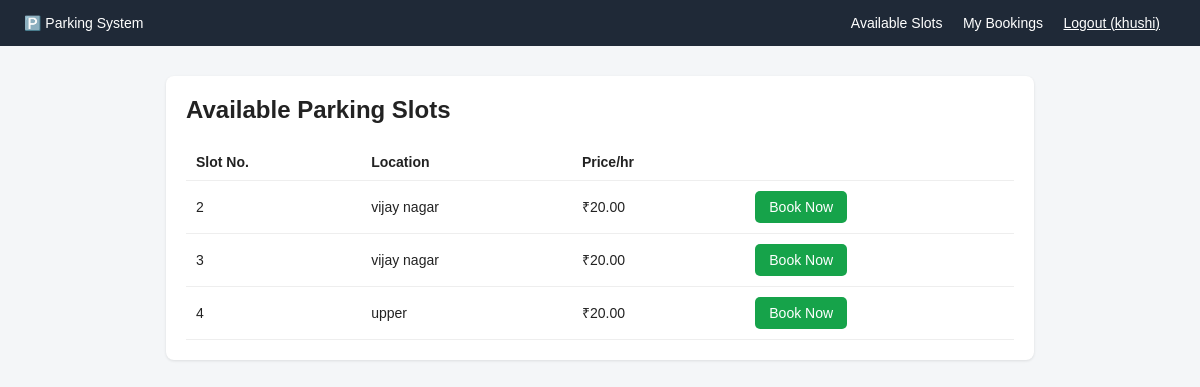
Page /slots/ (signed in) on the committed database.
### parking/models.py (models this page shows, shortened)
class ParkingSlot(models.Model):
    slot_number = models.CharField(max_length=20, unique=True)
    location = models.CharField(max_length=100, blank=True)
    price_per_hour = models.DecimalField(max_digits=6, decimal_places=2, default=20.00)
    is_available = models.BooleanField(default=True)

### parking/views.py (the view)
# urls.py: path('slots/', views.slot_list, name='slot_list'),
@login_required
def slot_list(request):
    release_expired_bookings()
    slots = ParkingSlot.objects.filter(is_available=True)
    return render(request, 'parking/slot_list.html', {'slots': slots})

### parking/models.py (called while the page is built)
    @property
    def is_manager(self):
        return self.role == 'manager' or self.user.is_superuser

### parking/views.py (called while the page is built)
def release_expired_bookings(user=None):
    qs = Booking.objects.filter(status='booked', end_time__lte=timezone.now())
    if user is not None:
        qs = qs.filter(user=user)
    for booking in qs.select_related('slot'):
        booking.release_if_expired()

### parking/templates/parking/slot_list.html
{% extends 'parking/base.html' %}
{% block content %}
<div class="card">
    <h2>Available Parking Slots</h2>
    <table>
        <tr><th>Slot No.</th><th>Location</th><th>Price/hr</th><th></th></tr>
        {% for slot in slots %}
        <tr>
            <td>{{ slot.slot_number }}</td>
            <td>{{ slot.location }}</td>
            <td>₹{{ slot.price_per_hour }}</td>
            <td><a class="btn btn-green" href="{% url 'book_slot' slot.id %}">Book Now</a></td>
        </tr>
        {% empty %}
        <tr><td colspan="4">Slots are not available.</td></tr>
        {% endfor %}
    </table>
</div>
{% endblock %}

### parking/templates/parking/base.html (shortened to what this page needs)
<!DOCTYPE html>
<html lang="en">
<head>
</head>
<body>
<nav>
    <div>
        <a href="{% url 'dashboard' %}">🅿️ Parking System</a>
    </div>
    <div>
        {% if user.is_authenticated %}
            {% if user.is_superuser or user.profile.is_manager %}
                <a href="{% url 'manager_dashboard' %}">Manager Dashboard</a>
            {% else %}
                <a href="{% url 'slot_list' %}">Available Slots</a>
                <a href="{% url 'my_bookings' %}">My Bookings</a>
            {% endif %}
            <form action="{% url 'logout' %}" method="post" style="display:inline;">
                <button type="submit" class="btn" style="background:none; color:#fff; padding:0; margin-right:16px; font-size:14px; text-decoration:underline; cursor:pointer;">
                    Logout ({{ user.username }})
                </button>
            </form>
        {% else %}
            <a href="{% url 'login' %}">Login</a>
            <a href="{% url 'register' %}">Register</a>
        {% endif %}
    </div>
</nav>
<div class="container">
    {% block content %}{% endblock %}
</div>
</body>
</html>

### parking/templates/parking/base.html (style rules this page uses)
* { box-sizing: border-box; }
body { font-family: Arial, sans-serif; background: #f4f6f8; margin: 0; color: #222; }
nav { background: #1f2937; padding: 14px 24px; display: flex; justify-content: space-between; align-items: center; }
nav a { color: #fff; text-decoration: none; margin-right: 16px; font-size: 14px; }
.container { max-width: 900px; margin: 30px auto; padding: 0 16px; }
.card { background: #fff; border-radius: 8px; padding: 20px; box-shadow: 0 1px 3px rgba(0,0,0,0.1); margin-bottom: 16px; }
table { width: 100%; border-collapse: collapse; }
th, td { text-align: left; padding: 10px; border-bottom: 1px solid #eee; font-size: 14px; }
.btn { display: inline-block; padding: 8px 14px; background: #2563eb; color: #fff; border: none; border-radius: 5px; text-decoration: none; font-size: 14px; cursor: pointer; }
.btn-green { background: #16a34a; }
h2 { margin-top: 0; }

### rows in the picture
ParkingSlot: slot_number "2", location "vijay nagar", price_per_hour "20.00"
ParkingSlot: slot_number "3", location "vijay nagar", price_per_hour "20.00"
ParkingSlot: slot_number "4", location "upper", price_per_hour "20.00"

### other values in the picture
{{ user.username }} "khushi"
